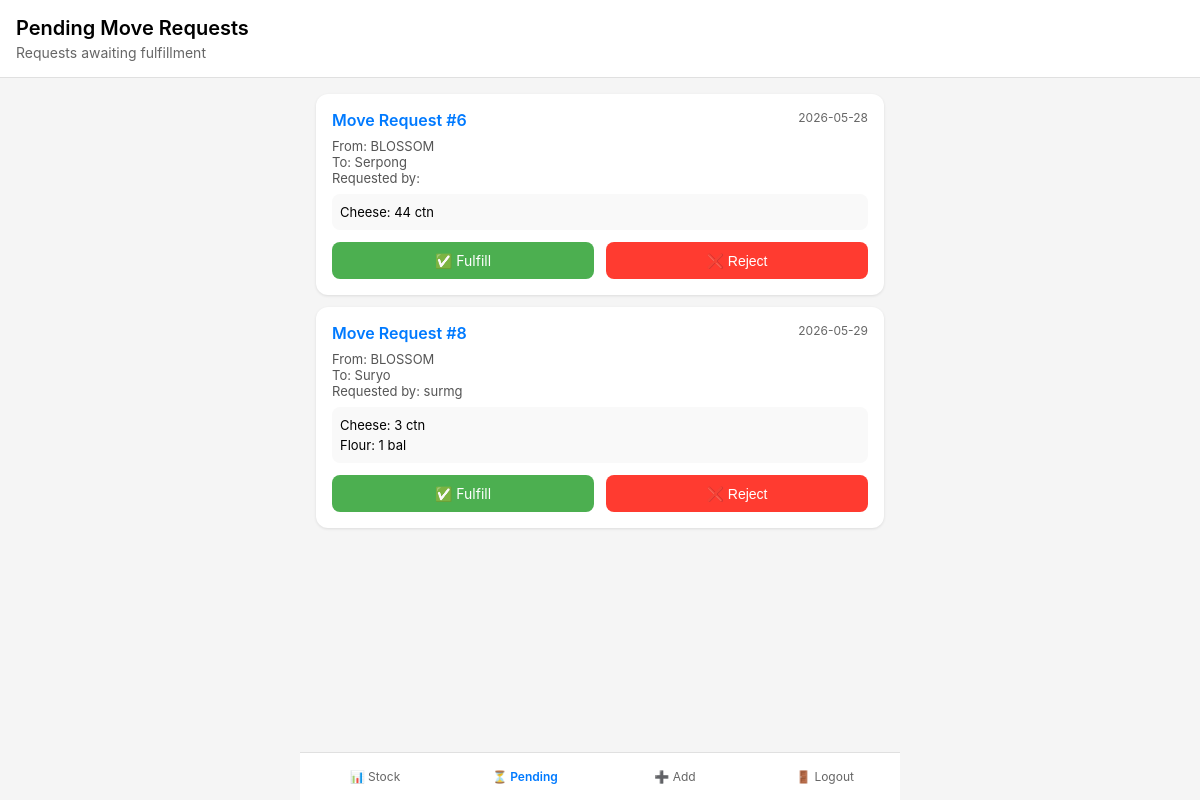
Page /move_requests/pending (signed in) on the committed database.
### app.py (models this page shows)
class MoveRequest(db.Model):
    __tablename__ = 'move_requests'
    id = db.Column(db.Integer, primary_key=True)
    from_warehouse_id = db.Column(db.Integer, db.ForeignKey('warehouses.id'), nullable=False)
    to_warehouse_id = db.Column(db.Integer, db.ForeignKey('warehouses.id'), nullable=False)
    request_date = db.Column(db.Date, nullable=False)
    status = db.Column(db.String(20), default='PENDING')
    requested_by_user_id = db.Column(db.Integer, db.ForeignKey('users.id'), nullable=False)
    note = db.Column(db.Text)
    created_at = db.Column(db.DateTime, default=datetime.utcnow)
    movement_type = db.Column(db.String(20), default='transfer')
    from_warehouse = db.relationship('Warehouse', foreign_keys=[from_warehouse_id])
    to_warehouse = db.relationship('Warehouse', foreign_keys=[to_warehouse_id])
    requested_by = db.relationship('User', foreign_keys=[requested_by_user_id])

class Warehouse(db.Model):
    __tablename__ = 'warehouses'
    id = db.Column(db.Integer, primary_key=True)
    name = db.Column(db.String(100), nullable=False)
    store_code = db.Column(db.String(3), nullable=False)
    warehouse_type = db.Column(db.String(20), nullable=False)
    note = db.Column(db.Text)
    created_at = db.Column(db.DateTime, default=datetime.utcnow)

class MoveRequestItem(db.Model):
    __tablename__ = 'move_request_items'
    id = db.Column(db.Integer, primary_key=True)
    request_id = db.Column(db.Integer, db.ForeignKey('move_requests.id'), nullable=False)
    ingredient_id = db.Column(db.Integer, db.ForeignKey('ingredients.id'), nullable=False)
    quantity_requested = db.Column(db.Float, nullable=False)
    quantity_fulfilled = db.Column(db.Float, default=0)
    unit_id = db.Column(db.Integer, db.ForeignKey('units.id'), nullable=False)
    request = db.relationship('MoveRequest', backref='items')
    ingredient = db.relationship('Ingredient')
    unit = db.relationship('Unit')

class Ingredient(db.Model):
    __tablename__ = 'ingredients'
    id = db.Column(db.Integer, primary_key=True)
    name = db.Column(db.String(100), nullable=False, unique=True)
    base_unit_id = db.Column(db.Integer, db.ForeignKey('units.id'))
    is_approved = db.Column(db.Boolean, default=True)
    created_by_user_id = db.Column(db.Integer, db.ForeignKey('users.id'))
    created_at = db.Column(db.DateTime, default=datetime.utcnow)
    base_unit = db.relationship('Unit', foreign_keys=[base_unit_id], post_update=True)

class Unit(db.Model):
    __tablename__ = 'units'
    id = db.Column(db.Integer, primary_key=True)
    ingredient_id = db.Column(db.Integer, db.ForeignKey('ingredients.id'), nullable=False)
    alt_unit = db.Column(db.String(10), nullable=False)
    conversion_to_base = db.Column(db.Float, nullable=False)
    rank = db.Column(db.Integer, nullable=False)
    created_at = db.Column(db.DateTime, default=datetime.utcnow)
    ingredient = db.relationship('Ingredient', foreign_keys=[ingredient_id], backref='units')

class User(db.Model):
    __tablename__ = 'users'
    id = db.Column(db.Integer, primary_key=True)
    username = db.Column(db.String(50), unique=True, nullable=False)
    password = db.Column(db.String(255), nullable=False)
    full_name = db.Column(db.String(100), nullable=False)
    role = db.Column(db.String(20), nullable=False)
    warehouse_id = db.Column(db.Integer, db.ForeignKey('warehouses.id'))
    is_active = db.Column(db.Boolean, default=True)
    created_at = db.Column(db.DateTime, default=datetime.utcnow)
    warehouse = db.relationship('Warehouse', backref='users')

### app.py (the view)
@app.route('/move_requests/pending')
def pending_move_requests():
    if 'user_id' not in session:
        return redirect(url_for('login'))
    if session['role'] != 'WH_PIC':
        flash('Only warehouse PIC can view pending requests')
        return redirect(url_for('current_stock'))
    warehouse_id = session['warehouse_id']
    pending_reqs = MoveRequest.query.filter_by(
        from_warehouse_id=warehouse_id,
        status='PENDING'
    ).order_by(MoveRequest.request_date).all()
    return render_template('pending_move_requests.html', requests=pending_reqs)

### templates/pending_move_requests.html (shortened to what this page needs)
{% extends "base.html" %}
{% block content %}
<div class="header">
    <h1>Pending Move Requests</h1>
    <div class="subtitle">Requests awaiting fulfillment</div>
</div>
<div class="container">
    {% if requests %}
        {% for req in requests %}
        <div class="request-card">
            <div class="request-header">
                <span class="request-id">Move Request #{{ req.id }}</span>
                <span class="request-date">{{ req.request_date.strftime('%Y-%m-%d') }}</span>
            </div>
            <div class="request-detail">
                From: {{ req.from_warehouse.name }}<br>
                To: {{ req.to_warehouse.name }}<br>
                Requested by: {{ req.requested_by.full_name }}
            </div>
            <div class="request-items">
                {% for item in req.items %}
                <div class="request-item">
                    {{ item.ingredient.name }}:
                    {{ item.quantity_requested|int }} {{ item.unit.alt_unit }}
                </div>
                {% endfor %}
            </div>
            <div class="request-actions">
                <a href="{{ url_for('fulfill_move_request', request_id=req.id) }}" class="action-btn fulfill">✅ Fulfill</a>
                <button onclick="rejectRequest({{ req.id }})" class="action-btn reject">❌ Reject</button>
            </div>
        </div>
        {% endfor %}
    {% else %}
        <p style="text-align: center; color: #999; padding: 40px;">No pending move requests</p>
    {% endif %}
</div>
{% endblock %}

### templates/base.html (shortened to what this page needs)
<!DOCTYPE html>
<html lang="en">
<head>
</head>
<body>
    {% block content %}{% endblock %}
    {% if session.user_id %}
    <div class="bottom-nav">
        <a href="{{ url_for('current_stock') }}" class="nav-item {% if request.endpoint == 'current_stock' %}active{% endif %}">📊 Stock</a>
        {% if session.role == 'WH_PIC' or session.role == 'ST_MGR' %}
        <a href="{{ url_for('pending_move_requests') }}" class="nav-item {% if request.endpoint == 'pending_move_requests' %}active{% endif %}">⏳ Pending</a>
        {% endif %}
        {% if session.role == 'ST_MGR' or session.role == 'WH_PIC' %}
        <a href="{{ url_for('add_movement') }}" class="nav-item {% if request.endpoint == 'add_movement' %}active{% endif %}">➕ Add</a>
        {% endif %}
        <a href="{{ url_for('logout') }}" class="nav-item">🚪 Logout</a>
    </div>
    {% endif %}
</body>
</html>

### templates/base.html (style rules this page uses)
* { margin: 0; padding: 0; box-sizing: border-box; }
body { font-family: -apple-system, BlinkMacSystemFont, 'Segoe UI', Roboto, Helvetica, Arial, sans-serif; background: #f5f5f5; padding-bottom: 70px; }
.container { max-width: 600px; margin: 0 auto; padding: 16px; }
.header { background: white; padding: 16px; border-bottom: 1px solid #e0e0e0; position: sticky; top: 0; z-index: 10; }
.header h1 { font-size: 20px; font-weight: 600; }
.header .subtitle { font-size: 14px; color: #666; margin-top: 4px; }
.bottom-nav { position: fixed; bottom: 0; left: 0; right: 0; background: white; display: flex; justify-content: space-around; padding: 10px 0; border-top: 1px solid #e0e0e0; max-width: 600px; margin: 0 auto; }
.nav-item { text-align: center; text-decoration: none; color: #666; font-size: 12px; padding: 6px 0; flex: 1; }
.nav-item.active { color: #007aff; font-weight: 600; }

### templates/pending_move_requests.html (style rules this page uses)
.request-card { background: white; border-radius: 12px; padding: 16px; margin-bottom: 12px; box-shadow: 0 1px 3px rgba(0,0,0,0.1); }
.request-header { display: flex; justify-content: space-between; margin-bottom: 8px; }
.request-id { font-weight: 600; color: #007aff; }
.request-date { color: #666; font-size: 12px; }
.request-detail { font-size: 13px; color: #555; margin-bottom: 8px; }
.request-items { background: #f9f9f9; padding: 8px; border-radius: 8px; margin-top: 8px; font-size: 13px; }
.request-item { padding: 2px 0; }
.request-actions { display: flex; gap: 12px; margin-top: 12px; }
.action-btn { padding: 10px 16px; border-radius: 8px; font-size: 14px; text-decoration: none; display: inline-block; text-align: center; cursor: pointer; border: none; flex: 1; }
.action-btn.fulfill { background: #4caf50; color: white; }
.action-btn.reject { background: #ff3b30; color: white; }

### rows in the picture
MoveRequest: id "6", request_date "2026-05-28", from_warehouse.name "BLOSSOM", to_warehouse.name "Serpong"
MoveRequestItem: ingredient.name "Cheese", quantity_requested "44", unit.alt_unit "ctn"
MoveRequest: id "8", request_date "2026-05-29", from_warehouse.name "BLOSSOM", to_warehouse.name "Suryo", requested_by.full_name "surmg"
MoveRequestItem: ingredient.name "Cheese", quantity_requested "3", unit.alt_unit "ctn"
MoveRequestItem: ingredient.name "Flour", quantity_requested "1", unit.alt_unit "bal"
